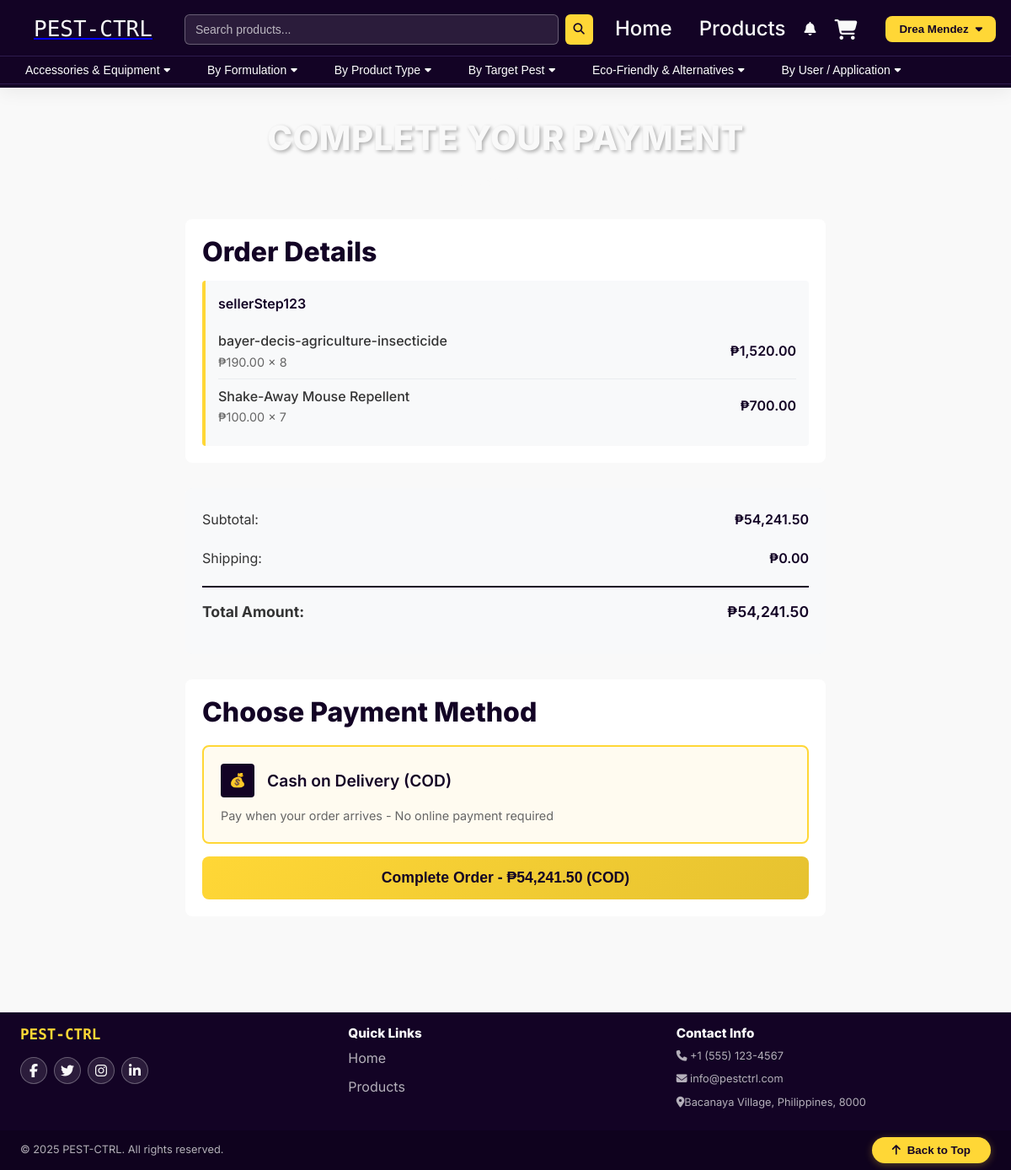
The page /paymongo/multi-seller-payment.php?transaction_id=7 (signed in) on the database its author committed.
### tables this page shows
CREATE TABLE `users` (
  `id` int(11) NOT NULL,
  `username` varchar(50) NOT NULL,
  `email` varchar(100) NOT NULL,
  `password` varchar(255) NOT NULL,
  `remember_token` varchar(64) DEFAULT NULL,
  `user_type` enum('customer','admin','seller') DEFAULT 'customer',
  `is_active` tinyint(1) DEFAULT 1,
  `seller_status` enum('pending','approved','rejected','suspended','banned') DEFAULT 'pending',
  `document_path` varchar(255) DEFAULT NULL,
  `document_verified` tinyint(1) DEFAULT 0,
  `first_name` varchar(50) DEFAULT NULL,
  `last_name` varchar(50) DEFAULT NULL,
  `address` text DEFAULT NULL,
  `phone` varchar(20) DEFAULT NULL,
  `created_at` timestamp NOT NULL DEFAULT current_timestamp(),
  `email_verified` tinyint(1) DEFAULT 0,
  `last_login` datetime DEFAULT NULL,
  `agreed_to_terms` tinyint(1) DEFAULT 0,
  `agreed_to_privacy` tinyint(1) DEFAULT 0
);

CREATE TABLE `categories` (
  `id` int(11) NOT NULL,
  `name` varchar(100) NOT NULL,
  `description` text DEFAULT NULL,
  `parent_id` int(11) DEFAULT NULL,
  `seller_id` int(11) DEFAULT NULL
);

CREATE TABLE `order_items` (
  `id` int(10) UNSIGNED NOT NULL,
  `order_id` int(11) DEFAULT NULL,
  `product_id` int(11) DEFAULT NULL,
  `quantity` int(11) NOT NULL,
  `price` decimal(10,2) NOT NULL
);

CREATE TABLE `products` (
  `name` varchar(255) NOT NULL,
  `description` text DEFAULT NULL,
  `price` decimal(10,2) NOT NULL,
  `category_id` int(11) DEFAULT NULL,
  `seller_id` int(11) DEFAULT NULL,
  `stock_quantity` int(11) NOT NULL DEFAULT 0,
  `image_url` varchar(255) DEFAULT NULL,
  `rating` decimal(3,2) DEFAULT 0.00,
  `review_count` int(11) DEFAULT 0,
  `status` enum('active','inactive') DEFAULT 'active',
  `admin_notes` text DEFAULT NULL,
  `created_at` timestamp NOT NULL DEFAULT current_timestamp(),
  `sku` varchar(100) DEFAULT NULL,
  `id` int(10) UNSIGNED NOT NULL
);

CREATE TABLE `payment_transactions` (
  `id` int(11) NOT NULL,
  `user_id` int(11) NOT NULL,
  `total_amount` decimal(10,2) NOT NULL,
  `payment_method` varchar(50) NOT NULL,
  `payment_status` enum('pending','completed','failed','refunded') DEFAULT 'pending',
  `payment_reference` varchar(255) DEFAULT NULL,
  `paymongo_session_id` varchar(255) DEFAULT NULL,
  `paymongo_payment_id` varchar(255) DEFAULT NULL,
  `shipping_address` text NOT NULL,
  `customer_name` varchar(255) DEFAULT NULL,
  `customer_email` varchar(255) DEFAULT NULL,
  `customer_phone` varchar(255) DEFAULT NULL,
  `created_at` timestamp NOT NULL DEFAULT current_timestamp(),
  `updated_at` timestamp NOT NULL DEFAULT current_timestamp() ON UPDATE current_timestamp(),
  `completed_at` timestamp NULL DEFAULT NULL
);

### includes/functions.php (called while the page is built, shortened)
<?php
function isLoggedIn() {
    return isset($_SESSION['user_id']);
}
function getPaymentTransaction($paymentTransactionId) {
    global $pdo;
    $stmt = $pdo->prepare("
        SELECT pt.*, u.username, u.email as user_email
        FROM payment_transactions pt
        JOIN users u ON pt.user_id = u.id
        WHERE pt.id = ?
    ");
    $stmt->execute([$paymentTransactionId]);
    return $stmt->fetch(PDO::FETCH_ASSOC);
}
function getOrderItemsByPaymentTransaction($paymentTransactionId) {
    global $pdo;
    $stmt = $pdo->prepare("
        SELECT
            oi.*,
            o.seller_id,
            o.payment_transaction_id,
            p.name as product_name,
            p.image_url,
            u.username as seller_name,
            u.first_name as seller_first_name,
            u.last_name as seller_last_name
        FROM order_items oi
        JOIN orders o ON oi.order_id = o.id
        JOIN products p ON oi.product_id = p.id
        JOIN users u ON o.seller_id = u.id
        WHERE o.payment_transaction_id = ?
        ORDER BY o.seller_id, p.name
    ");
    $stmt->execute([$paymentTransactionId]);
    return $stmt->fetchAll(PDO::FETCH_ASSOC);
}
?>

### paymongo/multi-seller-payment.php (the view, shortened to what this page needs)
<?php
require_once '../config/database.php';
require_once '../includes/functions.php';
$paymentTransactionId = $_GET['transaction_id'] ?? ($_POST['transaction_id'] ?? null);
$paymentTransaction = getPaymentTransaction($paymentTransactionId);
$orderItems = getOrderItemsByPaymentTransaction($paymentTransactionId);
require_once 'includes/header.php';
?>
<div class="payment-page">
    <div class="payment-header">
        <h1>Complete Your Payment</h1>
        <p style="color: #F9F9F9;">Transaction ID: <?php echo $paymentTransactionId; ?></p>
    </div>
    <div class="order-details">
        <h3>Order Details</h3>
        <?php
        $groupedBySeller = [];
        foreach ($orderItems as $item) {
            $sellerId = $item['seller_id'];
            if (!isset($groupedBySeller[$sellerId])) {
                $groupedBySeller[$sellerId] = [
                    'seller_name' => $item['seller_name'],
                    'items' => []
                ];
            }
            $groupedBySeller[$sellerId]['items'][] = $item;
        }
        ?>
        <?php foreach ($groupedBySeller as $sellerId => $sellerData): ?>
            <div class="seller-section">
                <div class="seller-name"><?php echo htmlspecialchars($sellerData['seller_name']); ?></div>
                <?php foreach ($sellerData['items'] as $item): ?>
                    <div class="order-item">
                        <div class="item-info">
                            <div class="item-name"><?php echo htmlspecialchars($item['product_name']); ?></div>
                            <div class="item-details">₱<?php echo number_format($item['price'], 2); ?> × <?php echo $item['quantity']; ?></div>
                        </div>
                        <div class="item-total">₱<?php echo number_format($item['price'] * $item['quantity'], 2); ?></div>
                    </div>
                <?php endforeach; ?>
            </div>
        <?php endforeach; ?>
    </div>
    <div class="payment-summary">
        <div class="summary-row">
            <span class="summary-label">Subtotal:</span>
            <span class="summary-value">₱<?php echo number_format($paymentTransaction['total_amount'], 2); ?></span>
        </div>
        <div class="summary-row">
            <span class="summary-label">Shipping:</span>
            <span class="summary-value">₱0.00</span>
        </div>
        <div class="summary-row">
            <span class="summary-label">Total Amount:</span>
            <span class="summary-value">₱<?php echo number_format($paymentTransaction['total_amount'], 2); ?></span>
        </div>
    </div>
    <div class="payment-methods">
        <h3 style="color: #130325; margin-bottom: 20px;">Choose Payment Method</h3>
        <form method="POST">
            <div class="payment-method selected" data-method="cod">
                <div class="payment-method-header">
                    <div class="payment-method-icon">💰</div>
                    <div class="payment-method-name">Cash on Delivery (COD)</div>
                </div>
                <div class="payment-method-description">
                    Pay when your order arrives - No online payment required
                </div>
            </div>
            <button type="submit" name="process_payment" class="payment-button">
                Complete Order - ₱<?php echo number_format($paymentTransaction['total_amount'], 2); ?> (COD)
            </button>
        </form>
    </div>
</div>
<?php require_once 'includes/footer.php'; ?>

### includes/header.php (shortened to what this page needs)
<?php
require_once 'functions.php';
require_once __DIR__ . '/../config/database.php';
$currentDir = basename(dirname($_SERVER['PHP_SELF']));
$pathPrefix = ($currentDir === 'paymongo') ? '../' : '';
?><!DOCTYPE html>
<html lang="en">
<head>
    <link href="<?php echo $pathPrefix; ?>assets/css/pest-ctrl.css" rel="stylesheet">
    <link href="https://cdnjs.cloudflare.com/ajax/libs/font-awesome/6.4.2/css/all.min.css" rel="stylesheet">
</head>
<body>
    <header class="site-header">
        <div class="container">
            <div class="header-left">
                <a class="brand" href="<?php echo $pathPrefix; ?>index.php">
                    <div class="brand-logo">PEST-CTRL</div>
                </a>
            </div>
            <div class="header-center">
                <div class="search-box">
                    <form action="<?php echo $pathPrefix; ?>products.php" method="GET" role="search">
                        <input name="search" type="text" placeholder="Search products...">
                        <button type="submit"><i class="fas fa-search"></i></button>
                    </form>
                </div>
            </div>
            <div class="header-right">
                <div class="nav-links">
                    <a href="<?php echo $pathPrefix; ?>index.php">Home</a>
                    <a href="<?php echo $pathPrefix; ?>products.php">Products</a>
                    <div class="notif-bell" id="notifBell" title="Notifications">
                        <i class="fas fa-bell"></i>
                    </div>
                    <a href="<?php echo $pathPrefix; ?>cart.php" class="cart-link">
                        <i class="fas fa-shopping-cart"></i>
                    </a>
                </div>
                <?php if (isLoggedIn()): ?>
                    <?php
                    $userName = 'User';
                    try {
                        $stmt = $pdo->prepare("SELECT first_name, last_name FROM users WHERE id = ?");
                        $stmt->execute([$_SESSION['user_id']]);
                        $user = $stmt->fetch(PDO::FETCH_ASSOC);
                        if ($user) {
                            $userName = trim($user['first_name'] . ' ' . $user['last_name']);
                        }
                    } catch (Exception $e) {
                    }
                    ?>
                    <div class="dropdown">
                       <button class="action-btn" id="userMenuBtn"><?php echo htmlspecialchars($userName); ?> <i class="fas fa-caret-down"></i></button>
                    </div>
                <?php endif; ?>
            </div>
        </div>
        <div class="categories-nav">
            <div class="container">
                <div class="categories-container">
                    <?php
                    $stmt = $pdo->query('SELECT * FROM categories ORDER BY name');
                    $categories = $stmt->fetchAll(PDO::FETCH_ASSOC);
                    $mainCategories = [];
                    $subCategories = [];
                    foreach($categories as $category) {
                        $cleanName = preg_replace('/^[\x{1F300}-\x{1FAFF}\x{2600}-\x{27BF}\x{FE0F}\x{200D}\s]+/u', '', (string)$category['name']);
                        $cleanName = html_entity_decode($cleanName, ENT_QUOTES, 'UTF-8');
                        $category['clean_name'] = trim($cleanName);
                        if(empty($category['parent_id']) || $category['parent_id'] == 0) {
                            $mainCategories[] = $category;
                        } else {
                            $subCategories[] = $category;
                        }
                    }
                    foreach($mainCategories as $mainCategory) {
                        echo '<div class="category-group">';
                        echo '<div class="category-dropdown">';
                        echo '<button class="category-btn">' . htmlspecialchars($mainCategory['clean_name']) . ' <i class="fas fa-caret-down"></i></button>';
                        echo '</div>';
                        echo '</div>';
                    }
                    ?>
                </div>
            </div>
        </div>
    </header>
    <main>

### assets/css/pest-ctrl.css (style rules this page uses)
:root { --primary-dark: #130325; --primary-light: #F9F9F9; --accent-yellow: #FFD736; --accent-white: #F3F3F3; --bg-primary: #130325; --bg-secondary: #F9F9F9; --bg-overlay: rgba(19, 3, 37, 0.9); --text-primary: #130325; --text-secondary: #F9F9F9; --text-muted: rgba(249, 249, 249, 0.7); --border-primary: #F9F9F9; --border-secondary: rgba(249, 249, 249, 0.3); --shadow-light: rgba(0, 0, 0, 0.1); --shadow-medium: rgba(0, 0, 0, 0.2); --shadow-dark: rgba(0, 0, 0, 0.3); --font-primary: 'Inter', -apple-system, BlinkMacSystemFont, 'Segoe UI', Roboto, sans-serif; --font-barcode: 'Libre Barcode 128 Text', monospace; --spacing-xs: 0.25rem; --spacing-sm: 0.5rem; --spacing-md: 1rem; --spacing-lg: 1.5rem; --spacing-xl: 2rem; --spacing-2xl: 3rem; --spacing-3xl: 4rem; --radius-sm: 4px; --radius-md: 8px; --radius-lg: 12px; --radius-xl: 16px; --radius-2xl: 24px; --radius-full: 50px; --transition-fast: 0.15s ease; --transition-normal: 0.3s ease; --transition-slow: 0.5s ease; --z-dropdown: 1000; --z-sticky: 1020; --z-fixed: 1030; --z-modal-backdrop: 1040; --z-modal: 1050; --z-popover: 1060; --z-tooltip: 1070; }
* { margin: 0; padding: 0; box-sizing: border-box; }
html { scroll-behavior: smooth; font-size: 16px; }
body { font-family: var(--font-primary); line-height: 1.6; color: var(--text-primary); background-color: var(--bg-secondary); overflow-x: hidden; }
h1, h2, h3, h4, h5, h6 { font-weight: 800; line-height: 1.2; margin-bottom: var(--spacing-md); }
h1 { font-size: 3.5rem; color: var(--primary-light); text-shadow: 2px 2px 4px var(--shadow-dark); }
h3 { font-size: 2rem; color: var(--primary-light); }
p { margin-bottom: var(--spacing-md); color: var(--primary-light); font-size: 1.25rem; line-height: 1.6; }
header, .site-header { background: #130325; box-shadow: 0 6px 20px rgba(0,0,0,0.06); position: fixed; top: 0; left: 0; right: 0; z-index: var(--z-fixed); padding: var(--spacing-xs) 0; box-shadow: 0 2px 10px var(--shadow-medium); }
.nav-links { display: flex; align-items: center; gap: var(--spacing-lg); flex-wrap: wrap; }
.nav-links a { color: var(--primary-light); text-decoration: none; font-weight: 500; font-size: 1rem; line-height: 1.2; transition: var(--transition-normal); position: relative; padding: var(--spacing-sm) var(--spacing-md); border-radius: var(--radius-md); }
.nav-links a::after { content: ''; position: absolute; bottom: -2px; left: 50%; width: 0; height: 2px; background: var(--accent-yellow); transition: var(--transition-normal); transform: translateX(-50%); }
main { margin-top: 160px; min-height: calc(100vh - 200px); }
.container { max-width: 1200px; margin: 0 auto; padding: 0 var(--spacing-xl); }
@media (max-width: 1200px) { .nav-links a { font-size: 1.5rem; } }
body { padding-top: 120px !important; }
main { margin-top: 0 !important; }
main h1, .page-title { text-transform: uppercase; font-size: 28px; line-height: 1.2; font-weight: 800; letter-spacing: 0.5px; margin-bottom: var(--spacing-md); }

### rows shown on the page
users: userName "Drea Mendez"
categories: clean_name "Accessories & Equipment"
categories: clean_name "By Formulation"
categories: clean_name "By Product Type"
categories: clean_name "By Target Pest"
categories: clean_name "Eco-Friendly & Alternatives"
categories: clean_name "By User / Application"
order_items: product.name "bayer-decis-agriculture-insecticide", price "190.00", quantity "8", $item['price'] * $item['quantity'] "1,520.00"
order_items: product.name "Shake-Away Mouse Repellent", price "100.00", quantity "7", $item['price'] * $item['quantity'] "700.00"
payment_transactions: total_amount "54,241.50"

### other values the page prints
$sellerData['seller_name'] "sellerStep123"
